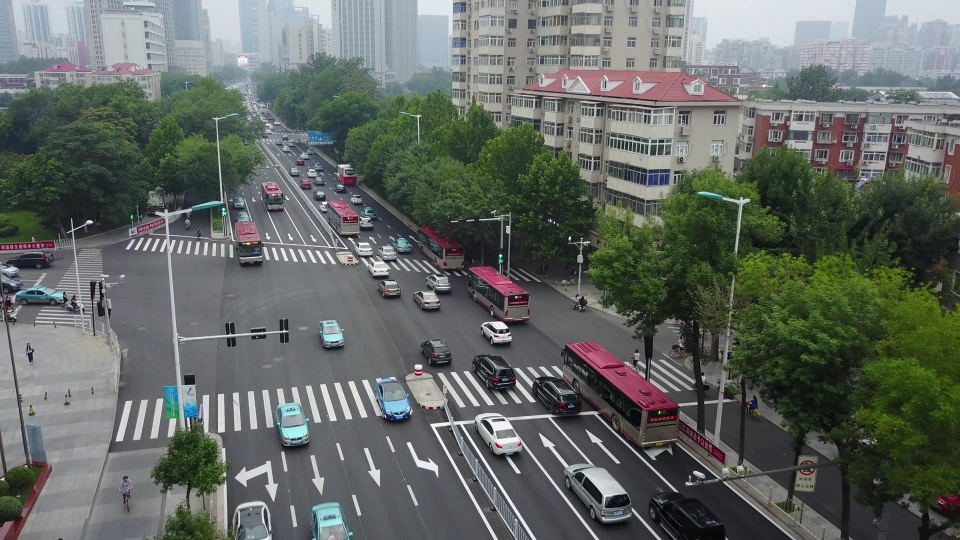
#> input picture signals/signal.jpg, 1920 x 1080 px (shown at 1/2 size)
$ jupyter execute --allow-errors inferSignal.ipynb
#> lines starting #> are read from the running program, lines starting #| are printed output that depends on the picture; after the words box and inside, x2 and y2 are one past the last pixel; in counts of white or black regions, pixels touching at a corner belong together
[cell 1]
import cv2
import numpy as np

# Load the image of the junction
image = cv2.imread('signal.jpg')
#> image is the input picture: shape (1080, 1920, 3); mean B, G, R 98.8, 103.7, 98.2

# Resize the image to 50% of its original size (adjust scaling factor as needed)
scale_percent = 50  # Percent of the original size
new_width = int(image.shape[1] * scale_percent / 100)
#> new_width = 960
new_height = int(image.shape[0] * scale_percent / 100)
#> new_height = 540
dim = (new_width, new_height)
#> dim = (960, 540)

# Resize the image
resized_image = cv2.resize(image, dim, interpolation=cv2.INTER_AREA)
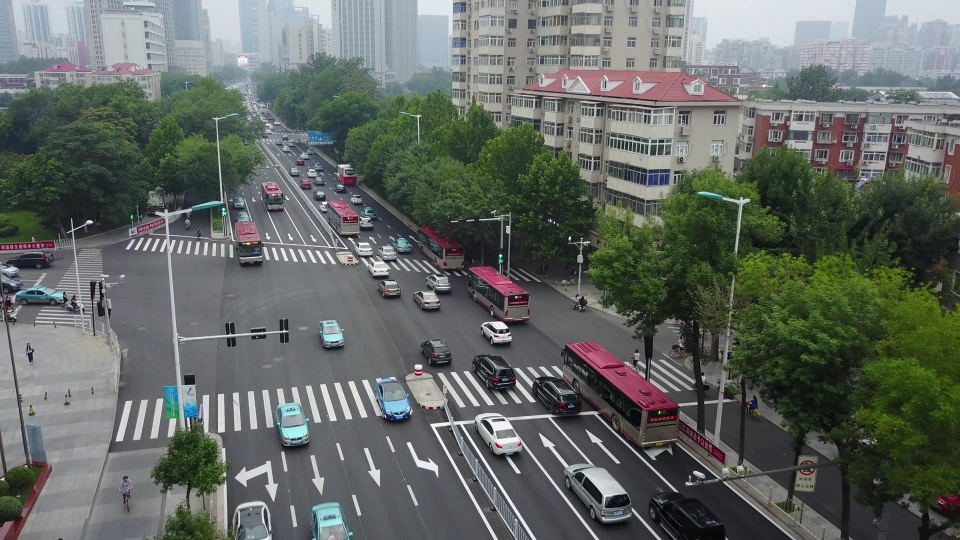
#> resized_image: shape (540, 960, 3); mean B, G, R 98.9, 103.9, 98.3

# Get the dimensions of the resized image
height, width, _ = resized_image.shape
#> height = 540; width = 960

# Define traffic signal positions based on the new image size
signal_positions = [
    (int(width * 0.2), int(height * 0.2)),  # Top left signal
    (int(width * 0.8), int(height * 0.2)),  # Top right signal
    (int(width * 0.2), int(height * 0.8)),  # Bottom left signal
    (int(width * 0.8), int(height * 0.8)),  # Bottom right signal
]

# Initial traffic signal states (0 for Red, 1 for Green)
# You can manually control the signal states here
signal_states = [0, 1, 1, 1]  # Modify these values to control each signal (0=Red, 1=Green)

# Define colors for red and green lights
RED = (0, 0, 255)   # Red (BGR format)
GREEN = (0, 255, 0)  # Green (BGR format)

# Draw traffic signals based on their states
for i, pos in enumerate(signal_positions):
    # Signal border (black background)
    cv2.circle(resized_image, pos, 25, (0, 0, 0), -1)

    # Draw the light based on signal state
    if signal_states[i] == 0:
        # Red light
        cv2.circle(resized_image, pos, 15, RED, -1)
    else:
        # Green light
        cv2.circle(resized_image, pos, 15, GREEN, -1)
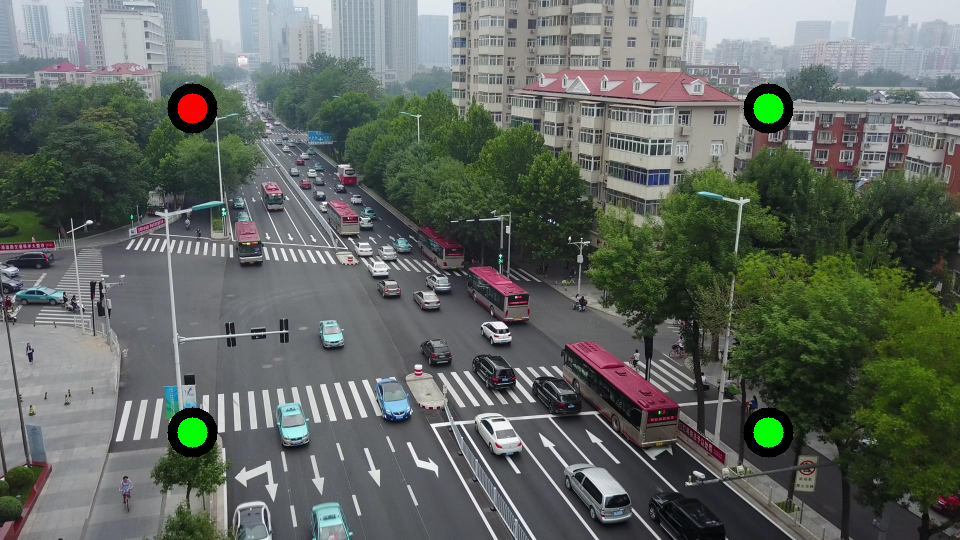
#> resized_image: shape (540, 960, 3); 1.51% of pixels changed, all inside (x1, y1, x2, y2) = (167, 83, 794, 458)

# Display the resized image with traffic signals
cv2.imshow('Resized Junction with Traffic Signals', resized_image)

# Wait for any key to close the image window
cv2.waitKey(0)
cv2.destroyAllWindows()
